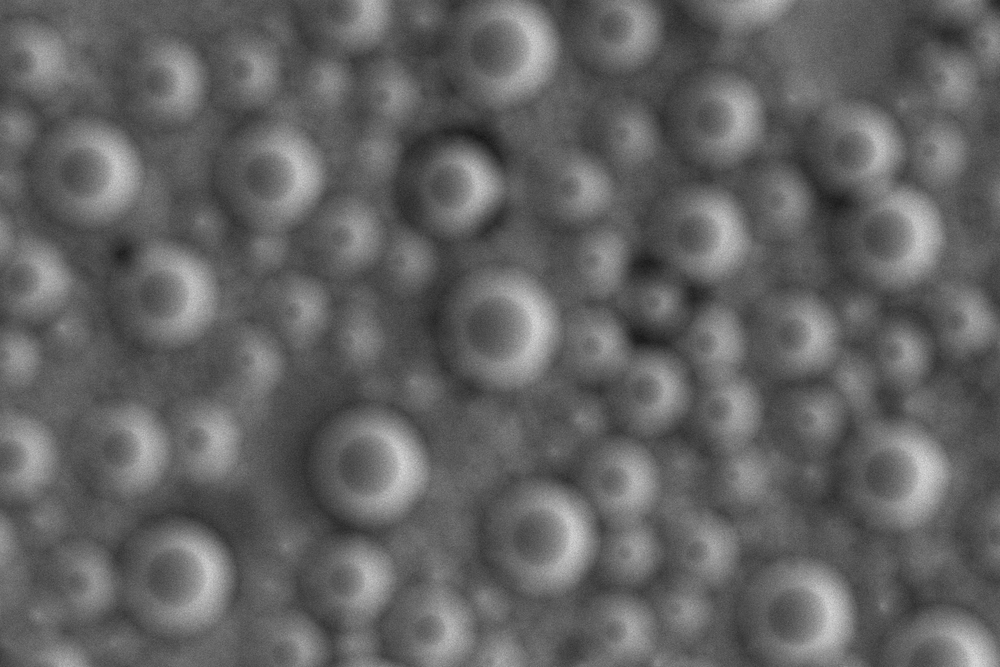
#> input picture data/focus/focus_00.png, 1000 x 667 px, shrunk from 1536 x 1024 before the run; its folder holds 4 pictures in this run
$ jupyter execute 02_Focus_Solution1.ipynb
#> lines starting #> are read from the running program, lines starting #| are printed output that depends on the picture
[cell 1]
# Import the modules
import glob

import cv2
from matplotlib import pyplot as plt
import numpy as np

[cell 2]
import matplotlib
matplotlib.rcParams['figure.figsize'] = [12.0, 8.0]
matplotlib.rcParams['image.cmap'] = 'gray'

[cell 3]
# Load the images
filenames = sorted(glob.glob('./data/focus/focus_*.png'))  # image file names
images = []  # list of images
for filename in filenames:
    images.append(cv2.imread(filename, 0))  # load image in grayscale

[cell 4]
# Find the focused image
def get_magnitude_spectrum(img):
    """Calculate the magnitude spectrum of the input image"""
    import numpy as np
    f = np.fft.fft2(img)  # perform FFT
    fshift = np.fft.fftshift(f)  # shift the result so the DC component will be in center
    magnitude_spectrum = np.log(np.abs(fshift) + 1)  # get magnitude spectrum
    return magnitude_spectrum

scores = []
#> scores = []
for image in images:
    magnitude_spectrum = get_magnitude_spectrum(image)
    score = np.sum(magnitude_spectrum)  # calculate the sum of magnitude spectrum
    scores.append(score)
#> this loop made 4 passes
#> pass 1, in get_magnitude_spectrum, `magnitude_spectrum = np.log(np.abs(fshift) + 1)`:
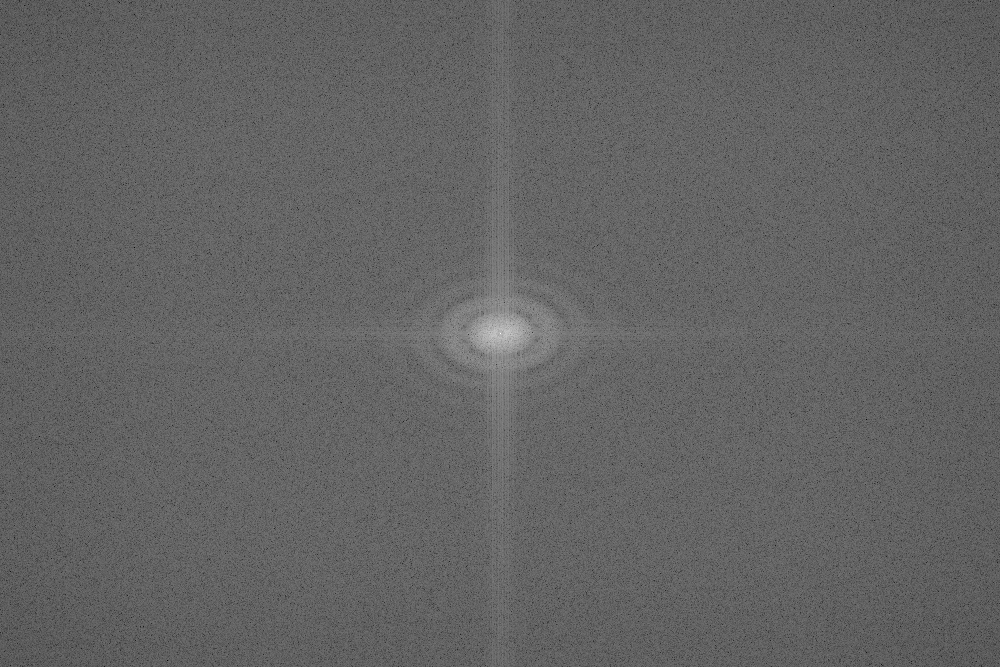
#> magnitude_spectrum: shape (667, 1000) float64; min 1.41, max 18, mean 7.89; drawn with min black and max white

# The most focused image has the highest energy so it has the highest sum of magnitude spectrum
focused = np.argmax(scores)  # index of the most focused image

[cell 5]
# Show the result
print('The most focused is the image {0}'.format(focused))
plt.imshow(images[focused], cmap='gray')
plt.show()
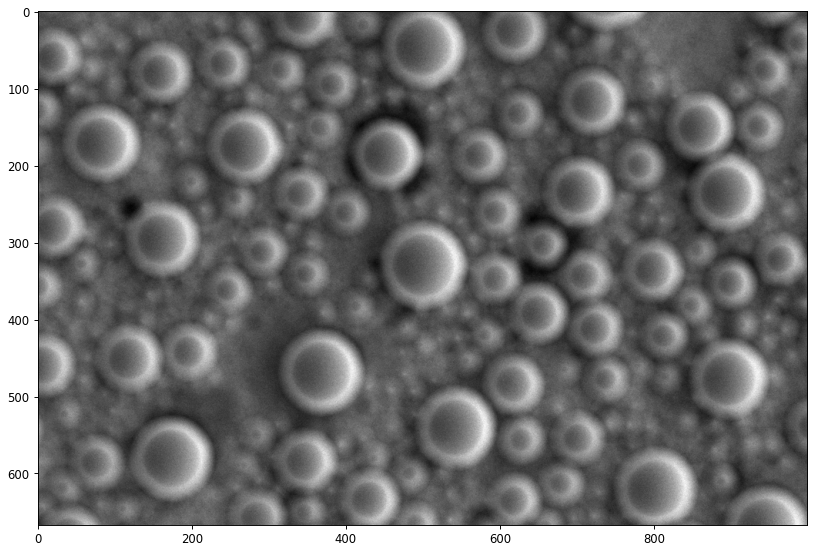
#> figure drawn by matplotlib, 1 panel
